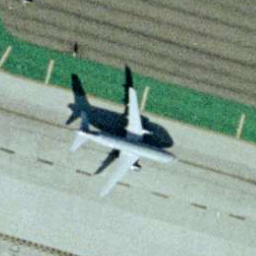
#> input picture test.png, 256 x 256 px
$ python chaos_dna_crypto.py
#> lines starting #> are read from the running program, lines starting #| are printed output that depends on the picture
import numpy as np
import hashlib
import cv2
from PIL import Image
import os

# ----------------- DNA Encoding Logic -----------------
DNA_MAP = {
    "00": "A", "01": "T", "10": "G", "11": "C",
    "A": [0, 0], "T": [0, 1], "G": [1, 0], "C": [1, 1],
    "AA": "A", "TT": "A", "GG": "A", "CC": "A",
    "AG": "G", "GA": "G", "TC": "G", "CT": "G",
    "AC": "C", "CA": "C", "GT": "C", "TG": "C",
    "AT": "T", "TA": "T", "CG": "T", "GC": "T"
}

DNA_SYMBOLS = np.array(["A", "T", "G", "C"])

def dna_encode(channel):
    bits = np.unpackbits(channel, axis=1)
    m, n = bits.shape
    dna_encoded = np.empty((m, n // 2), dtype='<U1')
    for i in range(0, n, 2):
        pair = bits[:, i] * 2 + bits[:, i + 1]
        dna_encoded[:, i // 2] = DNA_SYMBOLS[pair]
    return dna_encoded

def dna_decode(encoded):
    m, n = encoded.shape
    bits = np.zeros((m, n * 2), dtype=np.uint8)
    for j in range(m):
        for i in range(n):
            ch = encoded[j, i]
            bits[j, 2*i], bits[j, 2*i+1] = DNA_MAP[ch]
    return np.packbits(bits, axis=1).astype(np.uint8)

# ----------------- Key Matrix Generation -----------------
def get_sha256_key(image_array):
    sha = hashlib.sha256()
    sha.update(image_array.tobytes())
    return sha.hexdigest()

def generate_key_matrix(shape, hex_key):
    m, n = shape
    key_bin = bin(int(hex_key, 16))[2:].zfill(256)
    key_bits = np.array([int(b) for b in key_bin], dtype=np.uint8)
    total_bits = m * n * 2
    repeated = np.tile(key_bits, (total_bits // 256 + 1))[:total_bits]
    bits = repeated.reshape(m, n * 2)
    matrix = np.empty((m, n), dtype='<U1')
    for i in range(0, n * 2, 2):
        pair = bits[:, i] * 2 + bits[:, i+1]
        matrix[:, i // 2] = DNA_SYMBOLS[pair]
    return matrix

# ----------------- XOR Operation -----------------
def dna_xor(a, b):
    m, n = a.shape
    res = np.empty((m, n), dtype='<U1')
    for i in range(m):
        for j in range(n):
            res[i, j] = DNA_MAP[a[i, j] + b[i, j]]
    return res

# ----------------- Chaos: Chirikov + Chebyshev -----------------
def generate_combined_chaos(m, n, K=0.5):
    total = m * n
    p = np.zeros(total)
    theta = np.zeros(total)
    x_cheb = np.zeros(total)

    # Initial conditions
    p[0] = 0.3
    theta[0] = 0.4
    x_cheb[0] = 0.6

    for i in range(1, total):
        p[i] = (p[i - 1] + K * np.sin(theta[i - 1])) % (2 * np.pi)
        theta[i] = (theta[i - 1] + p[i]) % (2 * np.pi)
        x_cheb[i] = 1 - 2 * (x_cheb[i - 1] ** 2)

    # Normalize sequences
    x_norm = (theta % (2 * np.pi)) / (2 * np.pi)
    y_norm = (x_cheb + 1) / 2
    z_norm = (x_norm + y_norm) % 1

    fx = np.argsort(np.argsort(x_norm))
    fy = np.argsort(np.argsort(y_norm))
    fz = np.argsort(np.argsort(z_norm))
    return fx, fy, fz

# ----------------- Scrambling -----------------
def scramble(fx, fy, fz, r, g, b):
    flat_r, flat_g, flat_b = r.flatten(), g.flatten(), b.flatten()
    sr = flat_r[fx].reshape(r.shape)
    sg = flat_g[fy].reshape(g.shape)
    sb = flat_b[fz].reshape(b.shape)
    return sr, sg, sb

def unscramble(fx, fy, fz, sr, sg, sb):
    m, n = sr.shape
    total = m * n
    orig_r = np.empty(total, dtype='<U1')
    orig_g = np.empty(total, dtype='<U1')
    orig_b = np.empty(total, dtype='<U1')
    flat_sr, flat_sg, flat_sb = sr.flatten(), sg.flatten(), sb.flatten()
    orig_r[fx] = flat_sr
    orig_g[fy] = flat_sg
    orig_b[fz] = flat_sb
    return orig_r.reshape(m, n), orig_g.reshape(m, n), orig_b.reshape(m, n)

# ----------------- Encrypt / Decrypt -----------------
def encrypt(img_np, key_hex):
    r, g, b = img_np[:, :, 0], img_np[:, :, 1], img_np[:, :, 2]
    r_dna, g_dna, b_dna = dna_encode(r), dna_encode(g), dna_encode(b)
    key_matrix = generate_key_matrix(r_dna.shape, key_hex)
    r_xor = dna_xor(r_dna, key_matrix)
    g_xor = dna_xor(g_dna, key_matrix)
    b_xor = dna_xor(b_dna, key_matrix)
    fx, fy, fz = generate_combined_chaos(*r_dna.shape)
    sr, sg, sb = scramble(fx, fy, fz, r_xor, g_xor, b_xor)
    r_final, g_final, b_final = dna_decode(sr), dna_decode(sg), dna_decode(sb)
    return np.stack([r_final, g_final, b_final], axis=2), fx, fy, fz, key_matrix

def decrypt(enc_img_np, fx, fy, fz, key_matrix):
    r, g, b = enc_img_np[:, :, 0], enc_img_np[:, :, 1], enc_img_np[:, :, 2]
    r_dna, g_dna, b_dna = dna_encode(r), dna_encode(g), dna_encode(b)
    r_un, g_un, b_un = unscramble(fx, fy, fz, r_dna, g_dna, b_dna)
    r_xor = dna_xor(r_un, key_matrix)
    g_xor = dna_xor(g_un, key_matrix)
    b_xor = dna_xor(b_un, key_matrix)
    r_dec, g_dec, b_dec = dna_decode(r_xor), dna_decode(g_xor), dna_decode(b_xor)
    return np.stack([r_dec, g_dec, b_dec], axis=2)


# ----------------- Execution -----------------
if __name__ == "__main__":
    if not os.path.exists("test.png"):
        print("❗ Please place a test image named 'test.png' in the current folder.")
    else:
        img = Image.open("test.png").convert("RGB")
#> img is the input picture: PIL image 256x256 RGB; mean R, G, B 137.4, 158.1, 144.1
        img_np = np.array(img)
        key = get_sha256_key(img_np)

        enc_np, fx, fy, fz, key_matrix = encrypt(img_np, key)
#> in dna_encode, `bits = np.unpackbits(channel, axis=1)`:
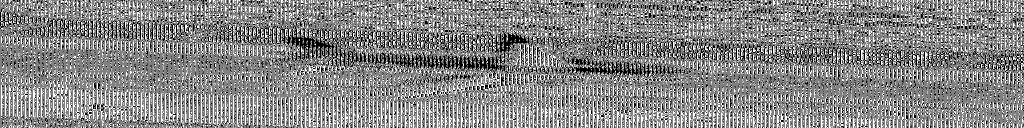
#> bits: shape (256, 2048) (shown at 1/2 size); values 0 (black) and 1 (white), 52.9% white; black in thin lines or dots
#> in dna_encode (call 2), `bits = np.unpackbits(channel, axis=1)`: bits: shape (256, 2048); values 0 (black) and 1 (white), 51.6% white; black in thin lines or dots
#> in dna_encode (call 3), `bits = np.unpackbits(channel, axis=1)`: bits: shape (256, 2048); values 0 (black) and 1 (white), 53.5% white; black in thin lines or dots
#> after the loop in dna_decode, `for j in range(m):`:
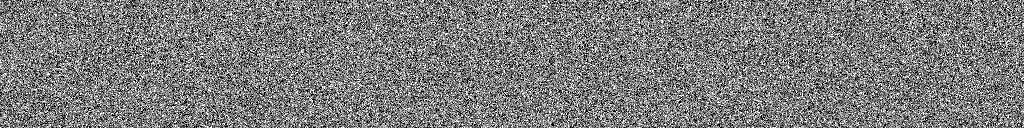
#> bits: shape (256, 2048) (shown at 1/2 size); values 0 (black) and 1 (white), 48.6% white in thin lines or dots
#> after the loop in dna_decode (call 2), `for j in range(m):`:
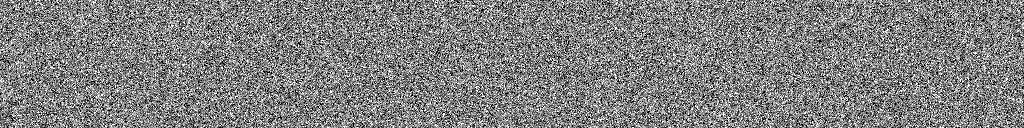
#> bits: shape (256, 2048) (shown at 1/2 size); values 0 (black) and 1 (white), 50.3% white; black in thin lines or dots
#> in dna_decode (call 2), `return np.packbits(bits, axis=1).astype(np.uint8)`:
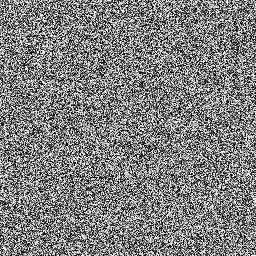
#> returned value: shape (256, 256); min 0, max 255, mean 127.4
#> after the loop in dna_decode (call 3), `for j in range(m):`:
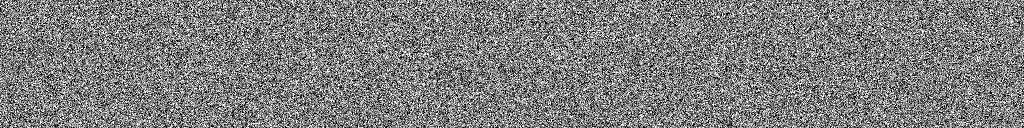
#> bits: shape (256, 2048) (shown at 1/2 size); values 0 (black) and 1 (white), 49.5% white in thin lines or dots
#> in dna_decode (call 3), `return np.packbits(bits, axis=1).astype(np.uint8)`:
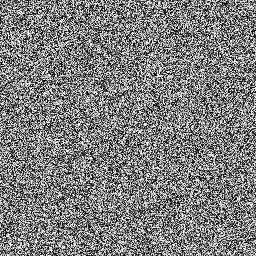
#> returned value: shape (256, 256); min 0, max 255, mean 126.2
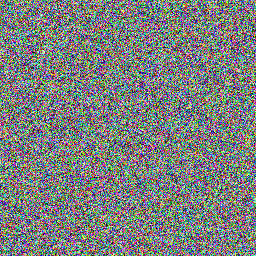
#> enc_np: shape (256, 256, 3); mean R, G, B 123.9, 127.4, 126.2
        Image.fromarray(enc_np).save("enc1.png")
        print("✅ Encrypted image saved as enc.png")

        dec_np = decrypt(enc_np, fx, fy, fz, key_matrix)
        Image.fromarray(dec_np).save("dec1.png")
        print("✅ Decrypted image saved as dec.png")
